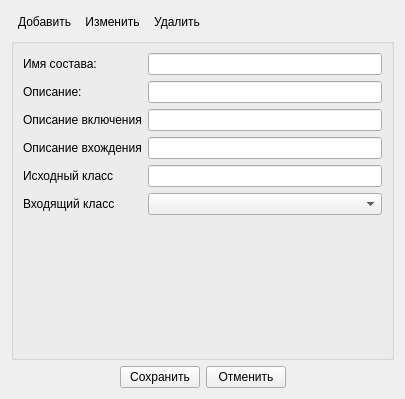
<?xml version="1.0" encoding="UTF-8"?>
<ui version="4.0">
 <class>CompositionPropWidget</class>
 <widget class="QWidget" name="CompositionPropWidget">
  <property name="geometry">
   <rect>
    <x>0</x>
    <y>0</y>
    <width>405</width>
    <height>399</height>
   </rect>
  </property>
  <property name="windowTitle">
   <string>Form</string>
  </property>
  <layout class="QVBoxLayout" name="verticalLayout">
   <item>
    <layout class="QHBoxLayout" name="horizontalLayoutPropTool">
     <property name="spacing">
      <number>0</number>
     </property>
     <item>
      <widget class="QToolButton" name="toolButtonAdd">
       <property name="text">
        <string>Добавить</string>
       </property>
       <property name="icon">
        <iconset resource="modeleride.qrc">
         <normaloff>:/add</normaloff>:/add</iconset>
       </property>
       <property name="iconSize">
        <size>
         <width>16</width>
         <height>16</height>
        </size>
       </property>
       <property name="toolButtonStyle">
        <enum>Qt::ToolButtonTextBesideIcon</enum>
       </property>
       <property name="autoRaise">
        <bool>true</bool>
       </property>
      </widget>
     </item>
     <item>
      <widget class="QToolButton" name="toolButtonEdit">
       <property name="text">
        <string>Изменить</string>
       </property>
       <property name="icon">
        <iconset resource="modeleride.qrc">
         <normaloff>:/edit</normaloff>:/edit</iconset>
       </property>
       <property name="iconSize">
        <size>
         <width>16</width>
         <height>16</height>
        </size>
       </property>
       <property name="toolButtonStyle">
        <enum>Qt::ToolButtonTextBesideIcon</enum>
       </property>
       <property name="autoRaise">
        <bool>true</bool>
       </property>
      </widget>
     </item>
     <item>
      <widget class="QToolButton" name="toolButtonDel">
       <property name="text">
        <string>Удалить</string>
       </property>
       <property name="icon">
        <iconset resource="modeleride.qrc">
         <normaloff>:/remove</normaloff>:/remove</iconset>
       </property>
       <property name="iconSize">
        <size>
         <width>16</width>
         <height>16</height>
        </size>
       </property>
       <property name="toolButtonStyle">
        <enum>Qt::ToolButtonTextBesideIcon</enum>
       </property>
       <property name="autoRaise">
        <bool>true</bool>
       </property>
      </widget>
     </item>
     <item>
      <spacer name="horizontalSpacer">
       <property name="orientation">
        <enum>Qt::Horizontal</enum>
       </property>
       <property name="sizeHint" stdset="0">
        <size>
         <width>40</width>
         <height>20</height>
        </size>
       </property>
      </spacer>
     </item>
    </layout>
   </item>
   <item>
    <widget class="QGroupBox" name="groupBoxProp">
     <property name="title">
      <string/>
     </property>
     <layout class="QGridLayout" name="gridLayout">
      <item row="3" column="1">
       <widget class="QLineEdit" name="lineEditInverseDesc"/>
      </item>
      <item row="2" column="1">
       <widget class="QLineEdit" name="lineEditDirectDesc"/>
      </item>
      <item row="5" column="1">
       <widget class="QComboBox" name="comboBoxDestClass"/>
      </item>
      <item row="1" column="0">
       <widget class="QLabel" name="labelDesc">
        <property name="text">
         <string>Описание:</string>
        </property>
       </widget>
      </item>
      <item row="4" column="0">
       <widget class="QLabel" name="labelSrcClass">
        <property name="text">
         <string>Исходный класс</string>
        </property>
       </widget>
      </item>
      <item row="6" column="1">
       <spacer name="verticalSpacerProp">
        <property name="orientation">
         <enum>Qt::Vertical</enum>
        </property>
        <property name="sizeHint" stdset="0">
         <size>
          <width>20</width>
          <height>40</height>
         </size>
        </property>
       </spacer>
      </item>
      <item row="0" column="0">
       <widget class="QLabel" name="labelName">
        <property name="text">
         <string>Имя состава:</string>
        </property>
       </widget>
      </item>
      <item row="2" column="0">
       <widget class="QLabel" name="labelDirectDesc">
        <property name="text">
         <string>Описание включения</string>
        </property>
       </widget>
      </item>
      <item row="5" column="0">
       <widget class="QLabel" name="labelDestClass">
        <property name="text">
         <string>Входящий класс</string>
        </property>
       </widget>
      </item>
      <item row="3" column="0">
       <widget class="QLabel" name="labelInverseDesc">
        <property name="text">
         <string>Описание вхождения</string>
        </property>
       </widget>
      </item>
      <item row="4" column="1">
       <widget class="QLineEdit" name="lineEditSrcClass"/>
      </item>
      <item row="0" column="1">
       <widget class="QLineEdit" name="lineEditName"/>
      </item>
      <item row="1" column="1">
       <widget class="QLineEdit" name="lineEditDesc"/>
      </item>
     </layout>
    </widget>
   </item>
   <item>
    <layout class="QHBoxLayout" name="horizontalLayoutPropSave">
     <item>
      <spacer name="horizontalSpacerRightProp">
       <property name="orientation">
        <enum>Qt::Horizontal</enum>
       </property>
       <property name="sizeHint" stdset="0">
        <size>
         <width>40</width>
         <height>20</height>
        </size>
       </property>
      </spacer>
     </item>
     <item>
      <widget class="QPushButton" name="pushButtonPropSave">
       <property name="text">
        <string>Сохранить</string>
       </property>
      </widget>
     </item>
     <item>
      <widget class="QPushButton" name="pushButtonPropCancel">
       <property name="text">
        <string>Отменить</string>
       </property>
      </widget>
     </item>
     <item>
      <spacer name="horizontalSpacerLeftProp">
       <property name="orientation">
        <enum>Qt::Horizontal</enum>
       </property>
       <property name="sizeHint" stdset="0">
        <size>
         <width>40</width>
         <height>20</height>
        </size>
       </property>
      </spacer>
     </item>
    </layout>
   </item>
  </layout>
 </widget>
 <resources>
  <include location="modeleride.qrc"/>
 </resources>
 <connections/>
</ui>
